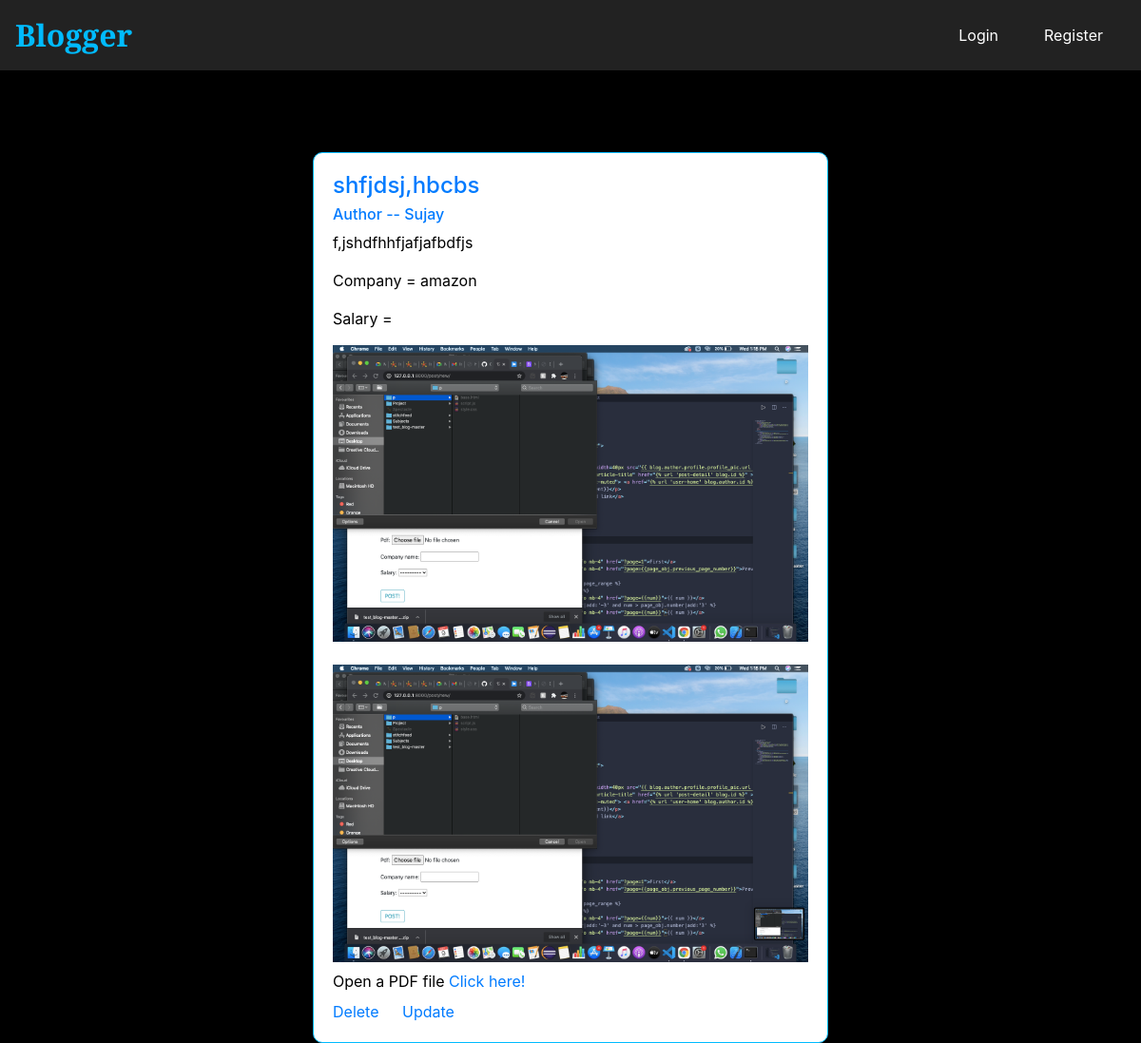
The page /post/13/ on the database its author committed.
### blog/models.py (models this page shows, shortened)
class blog(models.Model):
    title = models.CharField(max_length=30)
    author = models.ForeignKey(User,on_delete=models.CASCADE,blank=True, null=True)
    date_posted = models.DateTimeField(auto_now_add=True)
    content = models.TextField()
    image1 = models.ImageField(upload_to='static/images/blog_img',null=True)
    image2 = models.ImageField(upload_to='static/images/blog_img',null=True)
    company_name = models.CharField(max_length=30,null=True)
    salary_range = [('4','4lakh'),('6','6lakh'),('8','8lakh'),('10','10lakh'),('12','12lakh'),('14','14lakh'),('16','16lakh'),('20','20lakh'),('30','30lakh'),('35','35lakh'),('40','40lakh')]
    salary = models.CharField(max_length=3,choices=salary_range,null=True)
    pdf = models.FileField(upload_to='static/files',null=True)
    class Meta:
        ordering = ['-date_posted']
    objects = models.Manager()

### blog/views.py (the view)
# urls.py: path('post/<int:pk>/',views.BlogDetailView.as_view(),name="post-detail"),
class BlogDetailView(generic.DetailView):
    model = blog
    context_object_name = 'blog'
    template_name = 'blog/blog_detail.html'

### blog/templates/blog/blog_detail.html (shortened to what this page needs)
{% extends 'blog/base.html' %}
{% block content  %}
    <article class="media content-section" id="qq">
    <div class="card" id="qqq" style="min-width:22rem ;max-width:600px;border-radius:10px;border:1px solid #00bbff;transition:0.5s;position:absolute;top:10em;">
        <div class="card-body">
            <h4 class="card-title"><a class="article-title" href="{% url 'post-detail' blog.id %}" >{{blog.title}} </a></h4>
            <h6 class="card-subtitle mb-2 text-muted"> <a href="{% url 'user-home' blog.author.id %}" >Author -- {{blog.author}} </a> </h6>
            <p class="card-text"> {{blog.content}}</p>
            {% if blog.company_name %}
            <p>Company = {{ blog.company_name }} </p>
            {% endif %}
            {% if blog.salary %}
            <p>Salary = {{ salary }}</p>
            {% endif %}
            {% if blog.image1 %}
            <img width="500px" height=auto; src="{{ blog.image1.url }}" alt="image1">
            {% endif %}
            <br>
            <br>
            {% if blog.image2 %}
            <img width="500px" src="{{ blog.image2.url }}" alt="image2" >
            {% endif %}
            {% if blog.pdf %}
            <p class="my-2">Open a PDF file <a href="{{ blog.pdf.url }}">Click here!</a></p>
            {% endif %}
            <a href="{% url 'post-delete' blog.id %}" class="card-link">Delete</a>
            <a href="{% url 'post-update' blog.id %}" class="card-link">Update</a>
        </div>
    </div>
    </article>
{% endblock content %}

### media/static/css/style.css (style rules this page uses)
body { background-color: #000; color:#fff !important; }
.card-body { color:#000 !important; }
#qq { width:100%; display: flex; flex-direction: row; justify-content: center; align-items: center; }

### rows shown on the page
blog: title "shfjdsj,hbcbs", author "Sujay", content "f,jshdfhhfjafjafbdfjs", company_name "amazon", image1 (picture), image2 (picture)
